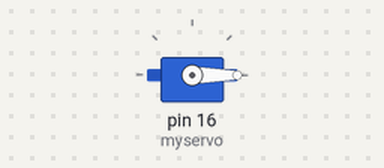
The sketch below on a simulated Arduino Uno, built with avr-gcc and run on an emulated ATmega328P. Parts: servo.

Above: at 0.05 s.
Timing chart, 0 to 3.5 s (numbered marks = the images above):
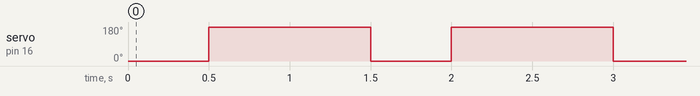

Measured:
- by itself, servo on pin 16 (myservo): alternates 180° for 1.0 s and 0° for 0.50 s

The sketch:

Servo-Motor_1.ino
```cpp
#include <Servo.h>

Servo myservo;  // create servo object to control a servo


void setup()
{
  myservo.attach(16);  // D0
}

void loop()
{

  myservo.write(0);
  delay(500);
  myservo.write(180);
  delay(1000);

}
```
